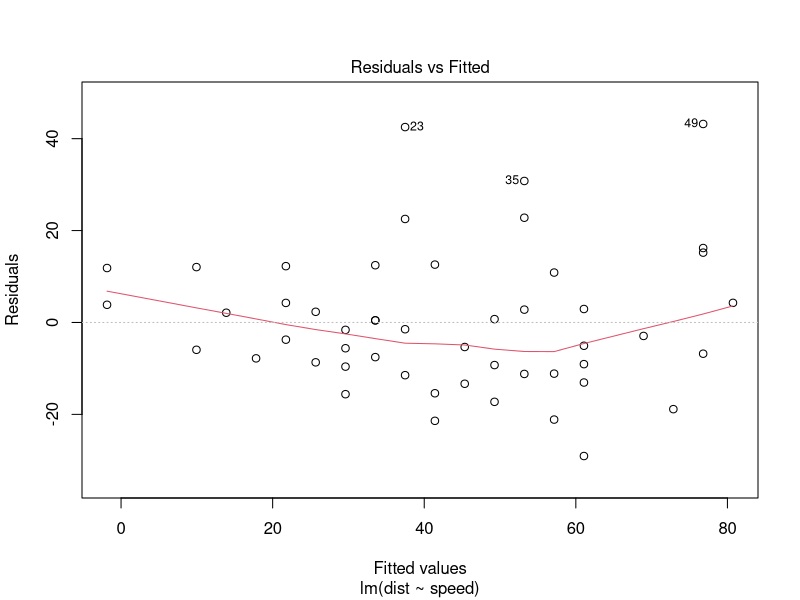
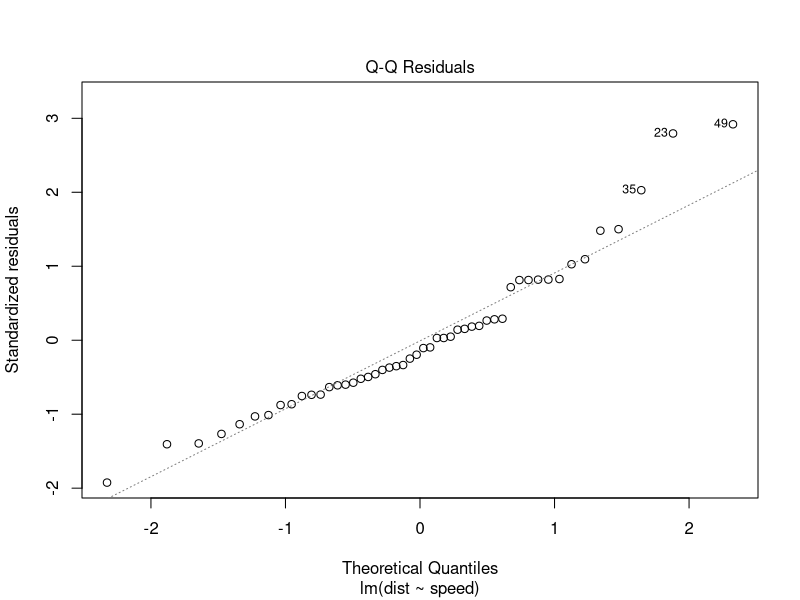
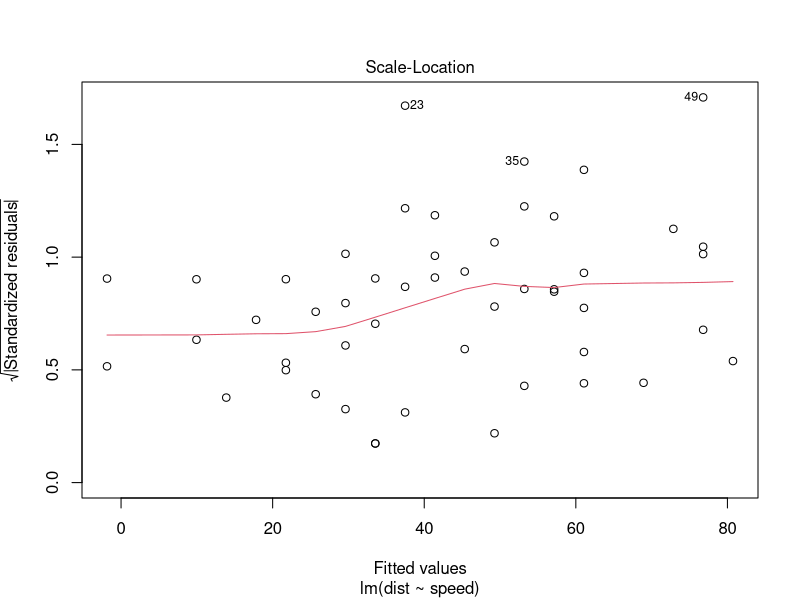
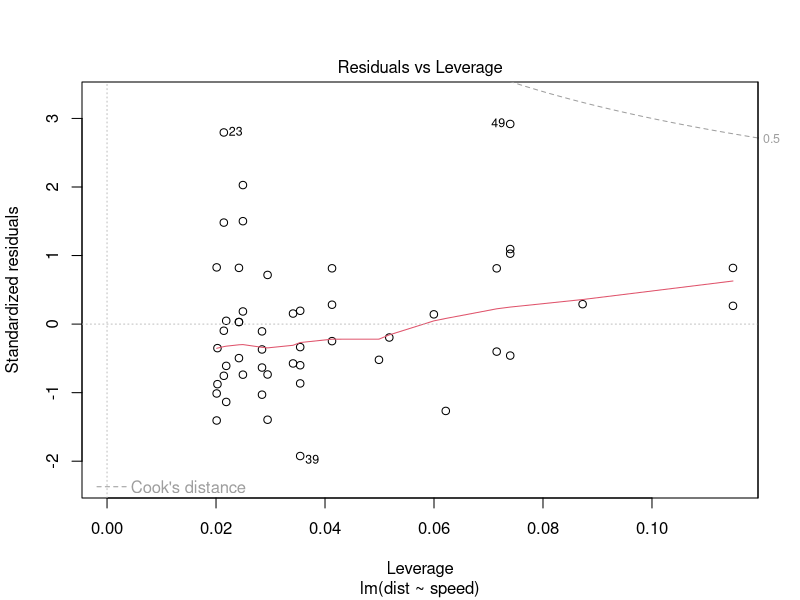
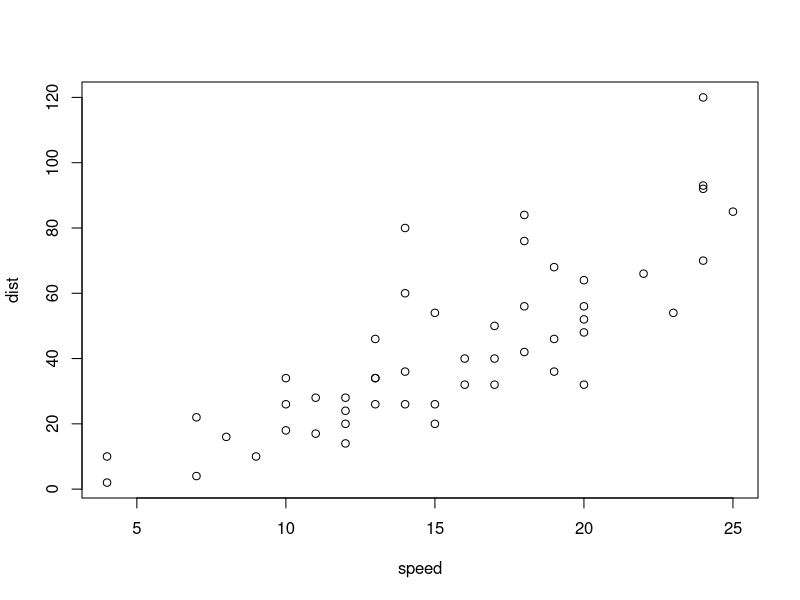
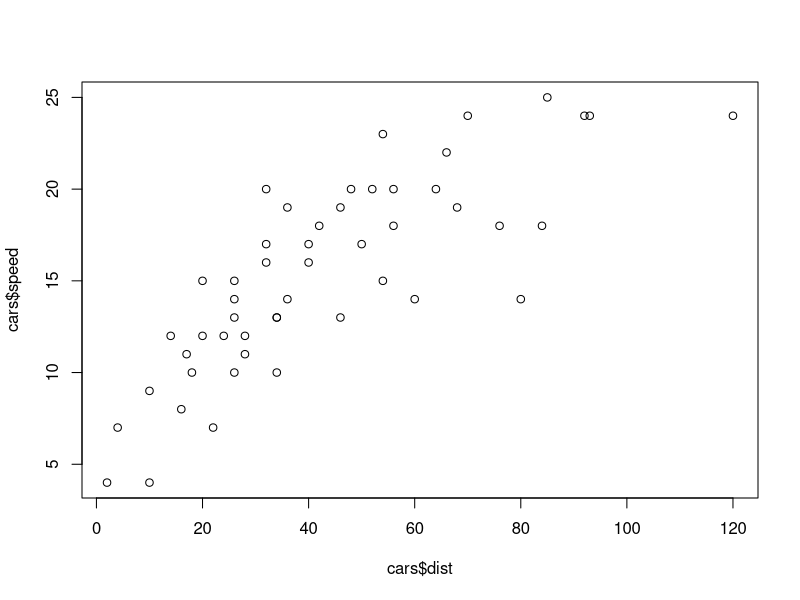
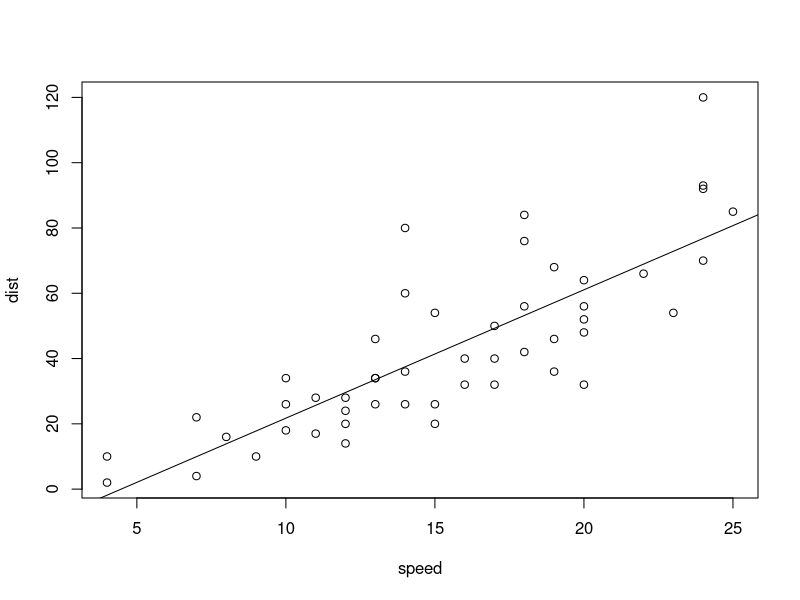

Write the R code that produced these figures, in order. (Note: this script raises an error after producing the figures.)
## ---- chunk 1
library(tidyverse)
## ---- chunk 2
x <- 3 + 3
x
## ---- chunk 3
# eller begge samtidig
(x <- 3 + 3)
## ---- chunk 4
(x <- 13)
## ---- chunk 5
(2/15)^0.25*exp(4) - 200
## ---- chunk 6
x <- 2
(y <- 5)
## ---- chunk 7
x + y
## ---- chunk 8
x^y
## ---- chunk 9
z <- x^y
## ---- chunk 10
(z <- x + y)
## ---- chunk 11
(x <- 13)
## ---- chunk 12
z
## ---- chunk 13
# definerer z på ny
# får nå oppdatert verdi der ny x verdi (13) er brukt
(z <- x + y)
## ---- chunk 14
typeof(z)
## ---- chunk 15
x <- 13L
y <- 5L
## ---- chunk 16
z <- x + y
## ---- chunk 17
typeof(z)
## ---- chunk 18
#double
y <- 5
## ---- chunk 19
# z double
z <- x + y
## ---- chunk 20
# selv et enkelt tall er en vektor
is.vector(z)
## ---- chunk 21
# vektor av heltall
(x <- c(2L, 8L, 9L, 21L:29L, 17L:12L))
## ---- chunk 22
typeof(x)
## ---- chunk 23
# 21 to 29 by 2
(x <- c(2L, 8L, 9L, seq(from = 21L, to = 29L, by = 2L), 17L:12L))
## ---- chunk 24
(x <- c(2L, 8L, 9L, seq(from = 21L, to = 29L, by = 3L), 17L:12L))
## ---- chunk 25
# from 29L to 21L by -3 L
(x <- c(2L, 8L, 9L, seq(from = 29L, to = 21L, by = -3L), 17L:12L))
## ---- chunk 26
# vår x forskjellig fra den i slides
(y <- 6:(5 + length(x)))
## ---- chunk 27
z <- x + y
## ---- chunk 28
y <- c(y, 0.5 * x)
y
## ---- chunk 29
x + y
## ---- chunk 30
x <- c(x, 10)
## ---- chunk 31
x + y
## ---- chunk 32
(x <- 2:4)
## ---- chunk 33
(y <- 10:12)
## ---- chunk 34
(x + y)
## ---- chunk 35
(y <- c(y, y + 0.5 * x))
## ---- chunk 36
# automatisk replikering av korteste
# ingen warning
(x + y)
## ---- chunk 37
y
## ---- chunk 38
rep(x, 2)
## ---- chunk 39
# legger til et tall (4) i fronten på x
(x <- c(4, x))
## ---- chunk 40
# Nå er lengen av x 4 og lengden av y er 6. Tar vi nå x + y vil vi få en advarsel om at lengden av x ikke går opp i lengden av y
(x + y)
# men vi får svaret, x + y der den korteste, dvs x, 
# er replikert og man bruker de verdiene som trengs for å matche y
## ---- chunk 41
(1/7) * 7 == 1L
## ---- chunk 42
(1/49) * 49 == 1L
## ---- chunk 43
x <- 1:10000
typeof(x)
## ---- chunk 44
x_inv <- 1/x
table(x_inv * x == 1L)
## ---- chunk 45
head(x[!(x_inv * x == 1L)], n = 30)
## ---- chunk 46
table(dplyr::near(x_inv * x, 1L))
## ---- chunk 47
z <- c(3, 5, 1, 9)
## ---- chunk 48
z[-1]
## ---- chunk 49
z[-c(2, 3)]
## ---- chunk 50
head(z, n = -1)
## ---- chunk 51
head(z, n = -2)
## ---- chunk 52
head(z, n = -3)
## ---- chunk 53
length(z)
## ---- chunk 54
z[1:(length(z)-1)]
## ---- chunk 55
1:(length(z)-1)
## ---- chunk 56
x <- numeric(10)
## ---- chunk 57
x <- as.numeric(c(0:10, 1.3))
## ---- chunk 58
typeof(x)
## ---- chunk 59
x
## ---- chunk 60
round(1/3, digits = 2)
## ---- chunk 61
set.seed(666)
x <- rnorm(10)
## ---- chunk 62
x
## ---- chunk 63
x < 0
## ---- chunk 64
q <- x < 0
## ---- chunk 65
typeof(q)
## ---- chunk 66
q
## ---- chunk 67
sum(q)
## ---- chunk 68
table(q)
## ---- chunk 69
# Integer vector add floating point number
x <- c(3L, 7L)
typeof(x)
## ---- chunk 70
# add floating point number to x
x <- c(x, 3.13)
x
## ---- chunk 71
# x now double (floating point numbers)
typeof(x)
## ---- chunk 72
# add character to x
x <- c("h", x)
x
## ---- chunk 73
# x is now a character vector
typeof(x)
## ---- chunk 74
# logical
x <- c(TRUE, TRUE, FALSE)
typeof(x)
## ---- chunk 75
# add integer
x <- c(x, 9L)
x
## ---- chunk 76
x <- c(TRUE, TRUE, FALSE)
x <- c(x, 3.13)
x
## ---- chunk 77
typeof(x)
## ---- chunk 78
x <- c(TRUE, TRUE, FALSE)
x <- c(x, "b")
## ---- chunk 79
x
## ---- chunk 80
x <- c(TRUE, TRUE, FALSE)
x <- c(x, 3L, "b")
x
## ---- chunk 81
x <- c(TRUE, TRUE, FALSE)
x <- c(x, 3L)
x <- c (x, "b")
x
## ---- chunk 82
df <- data.frame(x = 1:3, y = letters[1:3], z = LETTERS[1:3])
## ---- chunk 83
df[,c(1,3)]
## ---- chunk 84
df[2,]
## ---- chunk 85
df[c(1,3),]
## ---- chunk 86
df[c(1,3),2]
## ---- chunk 87
df[c(1,3), c(1,3)]
## ---- chunk 88
df[c(1,3), c("x","z")]
## ---- chunk 89
df[3, 3]
## ---- chunk 90
df[3, c("z")]
## ---- chunk 91
df[3, "z"]
## ---- chunk 92
df$z
## ---- chunk 93
df$y[3]
## ---- chunk 94
dim(df)
## ---- chunk 95
dim(df[1:2, 1:2])
## ---- chunk 96
dim(df[1:2, 2])
## ---- chunk 97
class(df[1:2, 1:2])
## ---- chunk 98
length(df[1:2, 2])
## ---- chunk 99
tib <- tibble(df)
dim(tib[2,3])
## ---- chunk 100
class(tib)
## ---- chunk 101
typeof(tib)
## ---- chunk 102
# define a matirc in R
X <- matrix(
  c(2, 2, -1, 5, 2, 6), 
  nrow = 3, 
  byrow = FALSE
  )
## ---- chunk 103
X
## ---- chunk 104
Y <- matrix(c(-3, 2, 2.5, 6, -4, 4), nrow = 2, byrow = FALSE)
## ---- chunk 105
Y
## ---- chunk 106
Y %*% X
## ---- chunk 107
X_t <- t(X)
X_t
## ---- chunk 108
X_t %*% X
## ---- chunk 109
(XTX_inv <- solve(X_t %*% X))
## ---- chunk 110
(I <- diag(5))
## ---- chunk 111
(X_t %*% X) %*% XTX_inv 
## ---- chunk 112
XTX_inv %*% (X_t %*% X)
## ---- chunk 113
dim(cars)
## ---- chunk 114
View(cars)
## ---- chunk 115
lm1 <- lm(formula = dist ~ speed, data = cars)
## ---- chunk 116
summary(lm1)
## ---- chunk 117
lm1$coefficients
## ---- chunk 118
plot(lm1)
## ---- chunk 119
plot(cars)
## ---- chunk 120
head(cars, n = 5)
## ---- chunk 121
plot(x = cars$dist, y = cars$speed)
## ---- chunk 122
# eval: false
mod1 <- "dist ~ speed"
lm1 <- lm(formula = mod1, data = cars)
plot(cars)
abline(lm1)
## ---- chunk 123
# multiple regression
# LifeCycleSavings from package Datasets
mreg1 <- lm(
  formula =sr ~ pop15 + log(pop75) + I(dpi^2) + ddpi, 
  data = LifeCycleSavings
  )
summary(mreg1)
## ---- chunk 124
add_numbers <- function(x, y) {
  x + y
}
## ---- chunk 125
X <- c(0.25, 3)
Y <- 5:10
add_numbers(x = X, y = Y)
## ---- chunk 126
Y
## ---- chunk 127
rep(X, 3)
## ---- chunk 128
add_numbers(3, 4)
## ---- chunk 129
add_numbers(3)
## ---- chunk 130
add_numbers <- function(x, y = 0) {
  x + y
}
## ---- chunk 131
add_numbers(3)
## ---- chunk 132
divide_numbers <- function(x = 0, y = 1) {
  x/y
}
## ---- chunk 133
divide_numbers(5, 2)
## ---- chunk 134
divide_numbers(,4)
## ---- chunk 135
divide_numbers(4)
## ---- chunk 136
start_stupid_fun <- function(x1 = 0, n = 10) {
# initialise x
x = vector(mode = "numeric", length = n)
x[1] = x1

for (i in seq_along(x[-1])) {
  x[i + 1] = x[i] + 1
}
print(x)
}
## ---- chunk 137
start_stupid_fun()
## ---- chunk 138
start_stupid_fun(x1 = 10)
## ---- chunk 139
start_stupid_fun(x1 = 100, n = 5)
## ---- chunk 140
# probably from jørn
stupid_fun <- function(
    x1 = 0, 
    n = 10, 
    d = 1, # how much to increase number
    w = 80, # text width in chacters
    width_fraction = 1, # how wide should the output be
    print_to_console = TRUE # where to send the output
    ) {
  # we stop if we are to produce zero numbers
  # stopifnot(n > 0) an alternative but throws an error
  # and stop compilation of the document/presentation
  if(!n > 0) return("n needs to be positive.")
  # max number of digits in numbers
  dig =  nchar(n*d)
  # width in number of charcter for output
  w_out = w * width_fraction
  # allocate a numeric vector with room for n numbers
  x = vector(mode = "numeric", length = n)
  # First number in output vector is x1
  x[1] = x1
  # we loop through x vector but drop first element
  for (i in seq_along(x[-1])) {
    # i starts at 1, so first is x1 + d
    x[i + 1] = x[i] + d
    }

# nice trick to control print to console
if (print_to_console) {
print(stringr::str_pad(x, width = dig, side = "left", pad = " "),
      width = w_out)
  } else {
    tibble(x)
  }
}
## ---- chunk 141
stupid_fun(x1 = -13, n = 33, d = 5, print_to_console = TRUE)
## ---- chunk 142
head_and_tail <- function(x, n=3L) {
res = rbind(rep('Head',length(names(x))),
        head(x, n = n),
        rep('*-*-*',length(names(x))), 
        rep('Tail',length(names(x))), 
        tail(x, n = n)
        )
as_tibble(res)
}
## ---- chunk 143
head_and_tail(mtcars, n = 7)
